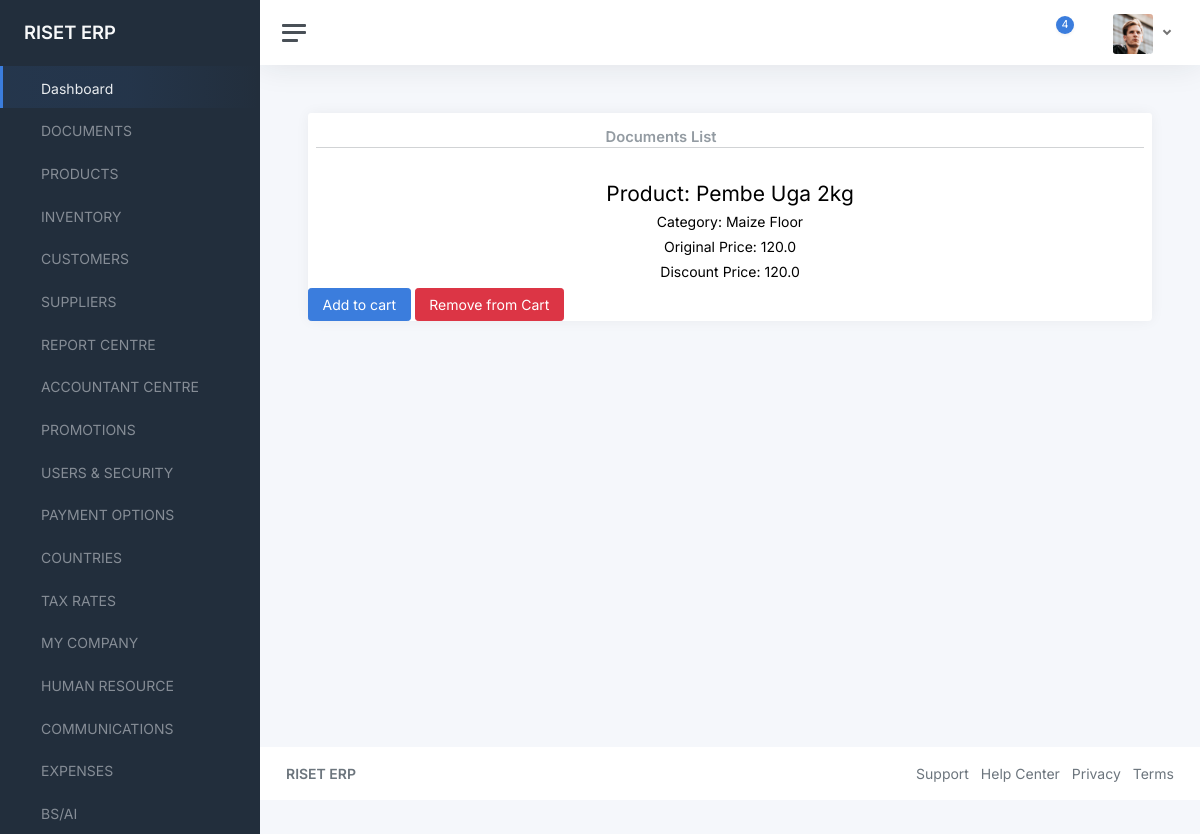
Page /product/pembe-uga-2kg/ on the committed database.
### data/models.py (models this page shows, shortened)
class Item(models.Model):
    name = models.CharField(max_length=200)
    quantity = models.FloatField(default=0)
    price = models.FloatField()
    discount_price = models.FloatField(default=0)
    re_order_level = models.FloatField(default=0)
    receive_amount = models.FloatField(default=0)
    sell_amount = models.FloatField(default=0)
    supplier = models.ForeignKey(Supplier, on_delete=models.CASCADE)
    category = models.ForeignKey(Category, on_delete=models.CASCADE)
    date_added = models.DateTimeField(auto_now_add=True)
    date_updated = models.DateField(auto_now=True)
    slug = models.SlugField(blank=True, null=True)
    def get_add_to_cart_url(self):
        return reverse("add-to-cart", kwargs={
            'slug': self.slug
        })
    def get_remove_from_cart_url(self):
        return reverse("remove-from-cart", kwargs={
            'slug': self.slug
        })

class Category(models.Model):
    title = models.CharField(max_length=200)
    def __str__(self):
        return self.title

### data/views.py (the view)
# urls.py: path('product/<slug>/', views.ProductView.as_view(), name='product'),
class ProductView(DetailView):
    model = Item
    template_name = 'product-page.html'

### templates/product-page.html (shortened to what this page needs)
{% extends "component-base.html" %}
{% block content %}
<main class="content">
	<div class="container-fluid p-0">
		<div class="row">
			<div class="col-12 col-lg-12 col-xxl-12 d-flex">
				<div class="card flex-fill">
					<div class="card-header">
						<div class="row">
							<div class="col-10">
								<h5 class="card-title mb-0 text-center">Documents List</h5>
							</div>
              <hr>
						</div>
					</div>
          <div class="card-text ml-3">
            <h3 class="text-center">Product: {{object.name}}</h3>
            <h6 class="text-center">Category: {{object.category}}</h6>
            <h6 class="text-center">Original Price: {{object.price}}</h6>
            <h6 class="text-center">Discount Price: {{object.price}}</h6>
            <a href="{{ object.get_add_to_cart_url }}" class="btn btn-primary btn-md my-0 p">
              Add to cart
            </a>
            <a href="{{ object.get_remove_from_cart_url }}" class="btn btn-danger btn-md my-0 p">
              Remove from Cart
            </a>
          </div>
				</div>
			</div>
		</div>
	</div>
</main>
{% endblock content %}

### rows in the picture
Item: name "Pembe Uga 2kg", category "Maize Floor", price "120.0"
